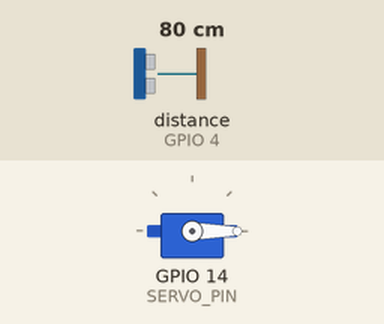
A sketch run on a simulated ESP8266 (NodeMCU). Shown: servo. Wiring (inferred from the names in the program): ultrasonic range finder: trigger GPIO 5; echo GPIO 4. Inputs (shaded band) come from the test bench; at power-on: distance to the obstacle (sensor on GPIO 4) 80 cm. The echo pulse lasts 58.3 µs per cm; WiFi joins after 1.5 s; servers stay silent unless stated; what the sketch prints to the serial monitor is not drawn.

Above: at 2.85 s.
At 3.7 s:
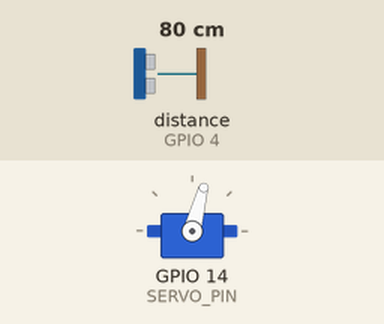
At 4.55 s:
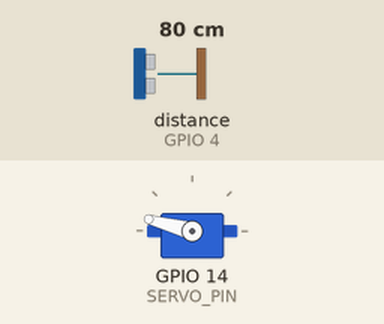
At 6.25 s:
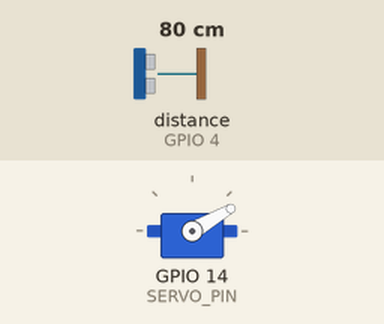
Timing chart, 0 to 11.1 s (numbered marks = the images above):
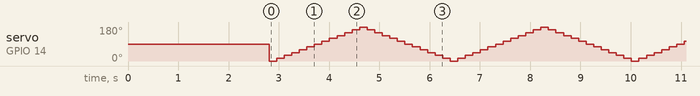

The sketch:

sketch_may28a.ino
```cpp
#define BLYNK_TEMPLATE_ID "TMPL5XPQbOBmi"
#define BLYNK_TEMPLATE_NAME "Radar Sensor"
#define BLYNK_AUTH_TOKEN "rqItAUuGpFIwyrKLtE6grmT6WLqbsm5U"

#include <ESP8266WiFi.h>
#include <BlynkSimpleEsp8266.h>
#include <Servo.h>

// Wi-Fi credentials
char ssid[] = "GalaxyA52s5G9A16";
char pass[] = "12345678";

// Pins
#define TRIG_PIN 5   // D1
#define ECHO_PIN 4   // D2
#define SERVO_PIN 14 // D5

Servo myServo;

int currentAngle = 0;
int direction = 1;
unsigned long lastSweepTime = 0;
const unsigned long sweepDelay = 150;

float lastDistance = 0;

BlynkTimer timer;

void setup() {
  Serial.begin(9600);
  delay(1000);
  Serial.println();
  Serial.println("Booting...");

  myServo.attach(SERVO_PIN);
  pinMode(TRIG_PIN, OUTPUT);
  pinMode(ECHO_PIN, INPUT);

  Serial.print("Connecting to Wi-Fi: ");
  Serial.println(ssid);

  WiFi.begin(ssid, pass);
  while (WiFi.status() != WL_CONNECTED) {
    delay(500);
    Serial.print(".");
  }

  Serial.println();
  Serial.println("Wi-Fi connected.");
  Serial.print("IP address: ");
  Serial.println(WiFi.localIP());

  Blynk.begin(BLYNK_AUTH_TOKEN, ssid, pass);
  timer.setInterval(500L, sendToBlynk);
}

void loop() {
  Blynk.run();
  timer.run();
  updateRadarSweep();
}

void updateRadarSweep() {
  unsigned long currentTime = millis();
  if (currentTime - lastSweepTime >= sweepDelay) {
    myServo.write(currentAngle);
    float distance = measureDistance();

    lastDistance = distance;

    Serial.print("Angle: ");
    Serial.print(currentAngle);
    Serial.print("°, Distance: ");
    Serial.print(distance);
    Serial.println(" cm");

    currentAngle += 15 * direction;
    if (currentAngle >= 180 || currentAngle <= 0) {
      direction *= -1; // reverse direction
    }

    lastSweepTime = currentTime;
  }
}

void sendToBlynk() {
  Blynk.virtualWrite(V0, currentAngle);
  Blynk.virtualWrite(V1, lastDistance);
}

float measureDistance() {
  digitalWrite(TRIG_PIN, LOW);
  delayMicroseconds(2);
  digitalWrite(TRIG_PIN, HIGH);
  delayMicroseconds(10);
  digitalWrite(TRIG_PIN, LOW);

  long duration = pulseIn(ECHO_PIN, HIGH, 25000); // timeout
  if (duration == 0) return -1;
  return (duration * 0.0343) / 2; // in cm
}
```
